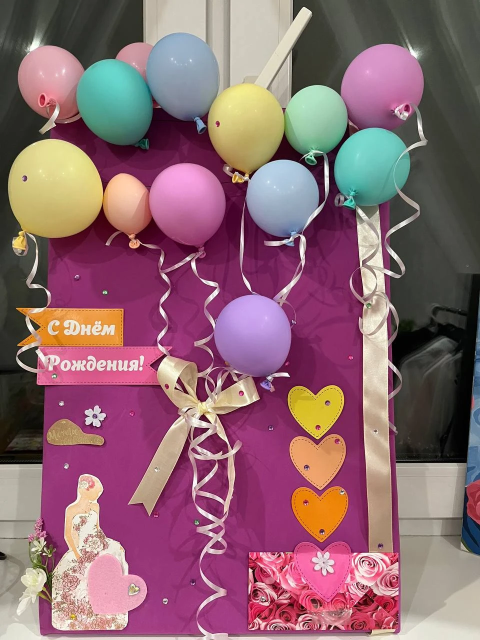
#> input picture assets/gift.webp, 960 x 1280 px (shown at 1/2 size)
$ python make_reel.py
#> lines starting #> are read from the running program, lines starting #| are printed output that depends on the picture; after the words box and inside, x2 and y2 are one past the last pixel; in counts of white or black regions, pixels touching at a corner belong together
"""Собирает вертикальный Reels (1080x1920, 30 fps) из одной фотографии подарка.

Запуск:  python3 make_reel.py  ->  output/gift_reel.mp4
Зависимости: pip install pillow numpy imageio-ffmpeg
"""
import math
import os
import random
import subprocess

import imageio_ffmpeg
import music
import numpy as np
from PIL import Image, ImageDraw, ImageFilter, ImageFont

ROOT = os.path.dirname(os.path.abspath(__file__))
SRC = os.path.join(ROOT, "assets", "gift.webp")
OUT = os.path.join(ROOT, "output", "gift_reel.mp4")

W, H, FPS = 1080, 1920, 30
FONT_BOLD = "/usr/share/fonts/truetype/dejavu/DejaVuSans-Bold.ttf"
FONT_SERIF = "/usr/share/fonts/truetype/dejavu/DejaVuSerif-Bold.ttf"

PINK = (236, 72, 153)
PURPLE = (147, 51, 234)
PASTEL = [(255, 214, 232), (200, 230, 255), (255, 245, 180), (190, 250, 225),
          (230, 205, 255), (255, 220, 190)]

photo = Image.open(SRC).convert("RGB")
#> photo is the input picture: PIL image 960x1280 RGB; mean R, G, B 140.6, 102.5, 112.2
PW, PH = photo.size
#> PW = 960; PH = 1280
ASPECT = W / H

random.seed(7)


# ---------- helpers ----------
def clamp(v, a, b):
    return max(a, min(b, v))


def ease_io(t):
    t = clamp(t, 0, 1)
    return t * t * (3 - 2 * t)


# [4 lines left out: function ease_out_back, not called in this run]


def lerp(a, b, t):
    return a + (b - a) * t


# [7 lines left out: function crop_frame, not called in this run]


# Фон для финальной сцены: размытое фото на весь экран + фото целиком по центру
_bg = photo.resize((W, int(W / PW * PH * 1.5)), Image.BICUBIC)
_bg = _bg.crop((0, (_bg.height - H) // 2, W, (_bg.height - H) // 2 + H))
#> _bg: PIL image 1080x1920 RGB
BLUR_BG = Image.blend(_bg.filter(ImageFilter.GaussianBlur(40)),
                      Image.new("RGB", (W, H), (60, 10, 70)), 0.45)
FULL_W = 820
FULL = photo.resize((FULL_W, int(FULL_W / PW * PH)), Image.LANCZOS)


def rounded_card(img, radius=36, border=10):
#> called with radius = 36, border = 10
    w, h = img.size
#> w = 820; h = 1093
    card = Image.new("RGBA", (w + 2 * border, h + 2 * border), (0, 0, 0, 0))
#> card: PIL image 840x1113 RGBA; every value is 0
    m = Image.new("L", card.size, 0)
#> m: PIL image 840x1113 L; every value is 0
    ImageDraw.Draw(m).rounded_rectangle((0, 0, *card.size), radius + border, fill=255)
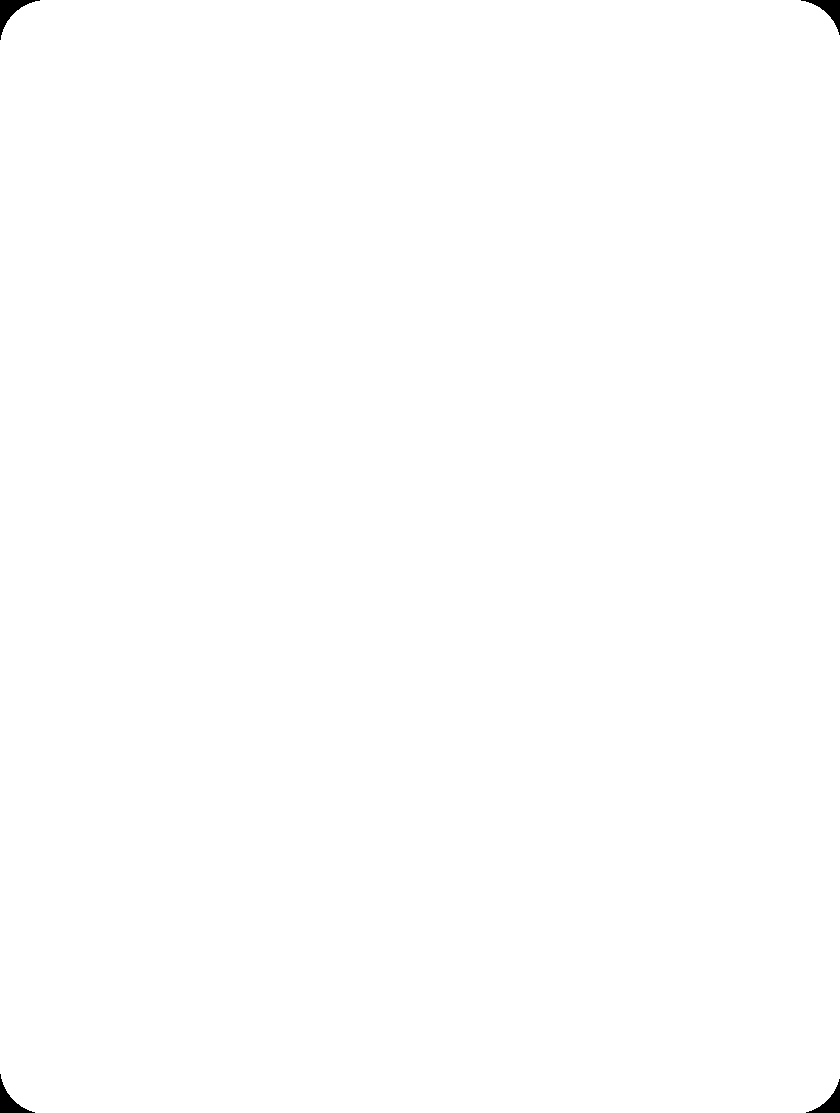
#> m: PIL image 840x1113 L; 99.8% white; 4 black regions, box (x1, y1, x2, y2) and area: (0, 0, 40, 40) 470, (801, 0, 840, 35) 430, (0, 1074, 35, 1113) 430, (806, 1079, 840, 1113) 391
    card.paste((255, 255, 255, 255), (0, 0), m)
    im = Image.new("L", img.size, 0)
#> im: PIL image 820x1093 L; every value is 0
    ImageDraw.Draw(im).rounded_rectangle((0, 0, w, h), radius, fill=255)
#> im: PIL image 820x1093 L; 99.9% white; 4 black regions, box (x1, y1, x2, y2) and area: (0, 0, 31, 31) 287, (790, 0, 820, 26) 256, (0, 1063, 26, 1093) 256, (795, 1068, 820, 1093) 226
    card.paste(img, (border, border), im)
    return card


FULL_CARD = rounded_card(FULL)
_sh = Image.new("RGBA", (FULL_CARD.width + 120, FULL_CARD.height + 120), (0, 0, 0, 0))
#> _sh: PIL image 960x1233 RGBA; every value is 0
_sh.paste((0, 0, 0, 150), (60, 75), FULL_CARD.split()[3])
FULL_SHADOW = _sh.filter(ImageFilter.GaussianBlur(30))


# [10 lines left out: function final_scene, not called in this run]


# ---------- text ----------
_font_cache = {}


def font(path, size):
    key = (path, size)
    if key not in _font_cache:
        _font_cache[key] = ImageFont.truetype(path, size)
    return _font_cache[key]


def text_badge(lines, size=64, fill=PINK, fg=(255, 255, 255), path=FONT_BOLD, pad=(44, 26)):
    f = font(path, size)
    d = ImageDraw.Draw(Image.new("L", (1, 1)))
    boxes = [d.textbbox((0, 0), ln, font=f) for ln in lines]
    lh = int(size * 1.22)
    tw = max(b[2] - b[0] for b in boxes)
    bw, bh = tw + 2 * pad[0], lh * len(lines) + 2 * pad[1]
    img = Image.new("RGBA", (bw + 40, bh + 40), (0, 0, 0, 0))
    sh = Image.new("RGBA", img.size, (0, 0, 0, 0))
    ImageDraw.Draw(sh).rounded_rectangle((20, 28, 20 + bw, 28 + bh), 34, fill=(0, 0, 0, 110))
    img = Image.alpha_composite(img, sh.filter(ImageFilter.GaussianBlur(10)))
    dr = ImageDraw.Draw(img)
    dr.rounded_rectangle((20, 20, 20 + bw, 20 + bh), 34, fill=fill + (255,))
    for i, (ln, b) in enumerate(zip(lines, boxes)):
        x = 20 + (bw - (b[2] - b[0])) / 2 - b[0]
        y = 20 + pad[1] + i * lh + (lh - size) / 2 - b[1] * 0.35
        dr.text((x, y), ln, font=f, fill=fg)
    return img


# [23 lines left out: functions place, star, not called in this run]


SPARKS = [(random.uniform(0, W), random.uniform(0, H), random.uniform(10, 26),
           random.uniform(0, 6.28), random.uniform(2, 4.5)) for _ in range(28)]
CONFETTI = [dict(x=random.uniform(0, W), y=random.uniform(-H, 0), vy=random.uniform(380, 700),
                 sw=random.uniform(20, 60), ph=random.uniform(0, 6.28), rot=random.uniform(2, 7),
                 col=random.choice(PASTEL + [PINK, (255, 255, 255)]), sz=random.uniform(14, 26))
            for _ in range(90)]


# [15 lines left out: function overlay_particles, not called in this run]


def vignette():
    y, x = np.ogrid[:H, :W]
    r = np.sqrt(((x - W / 2) / (W / 2)) ** 2 + ((y - H / 2) / (H / 2)) ** 2)
    m = np.clip((r - 0.75) / 0.7, 0, 1) * 150
    return Image.fromarray(m.astype(np.uint8), "L")


VIG = vignette()
BLACK = Image.new("RGB", (W, H), (20, 0, 25))
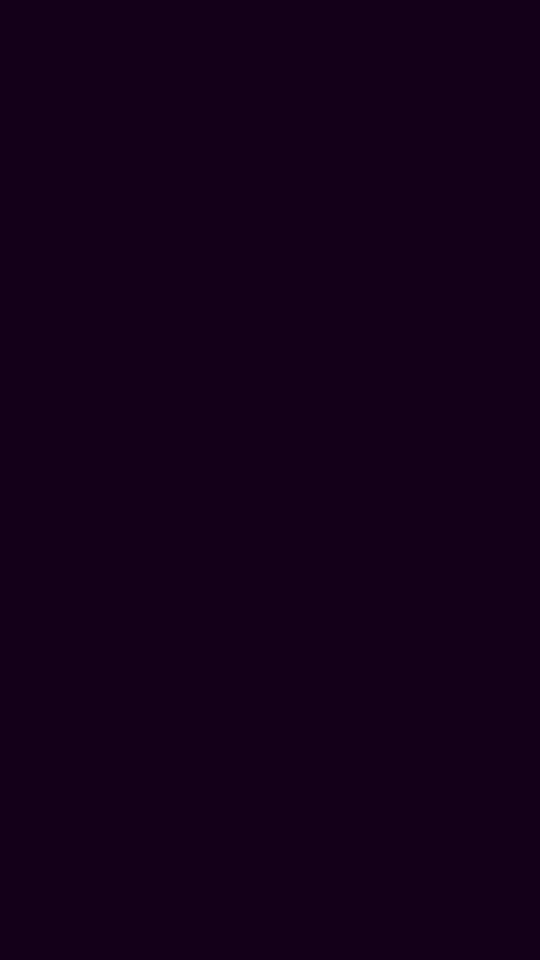
#> BLACK: PIL image 1080x1920 RGB (shown at 1/2 size); mean R, G, B 20, 0, 25

# ---------- scenario ----------
# (длительность, камера start (cx,cy,h), камера end, тексты)
# Длительности кратны долям музыки: смены сцен попадают на сильные доли.
B = music.BEAT
SCENES = [
    # 1. Хук: крупно шарики, отъезд
    (7 * B, (470, 330, 560), (480, 470, 900),
     [(["Этот подарок", "не купить в магазине"], 70, PINK, 0.25, 1060)]),
    # 2. Надпись и бант
    (6 * B, (230, 690, 600), (360, 860, 720),
     [(["Ручная работа"], 72, PURPLE, 0.2, 330),
      (["каждая деталь — с любовью"], 50, (255, 255, 255), 0.7, 470)]),
    # 3. Сердечки, девушка, конверт
    (6 * B, (620, 880, 620), (430, 1050, 760),
     [(["Под любой повод", "и любимые цвета"], 62, PINK, 0.2, 360)]),
]
FINAL_DUR = (music.TOTAL_BEATS - music.FINAL_BEAT) * B
assert abs(sum(x[0] for x in SCENES) - music.FINAL_BEAT * B) < 1e-9


def cam(a, b, t):
    e = ease_io(t)
    return crop_frame(lerp(a[0], b[0], e), lerp(a[1], b[1], e), lerp(a[2], b[2], e))


def build_badges():
    out = []
    for dur, a, b, texts in SCENES:
        items = []
        for lines, size, col, t_in, y in texts:
            if col == (255, 255, 255):
                bd = text_badge(lines, size, fill=(255, 255, 255), fg=PURPLE)
            else:
                bd = text_badge(lines, size, fill=col)
            items.append((bd, t_in, y))
        out.append(items)
#> this loop made 3 passes
#> after the loop, out = 3 items
    return out


BADGES = build_badges()
#> BADGES = 3 items
FINAL_TOP = text_badge(["Идеальный подарок", "на день рождения"], 66, fill=PINK)
#> in text_badge (call 5), `img = Image.new("RGBA", (bw + 40, bh + 40), (0, 0, 0, 0))`: img: PIL image 917x252 RGBA; every value is 0
#> in text_badge (call 5), `ImageDraw.Draw(sh).rounded_rectangle((20, 28, 20 + bw, 28 + bh), 34, f..`:
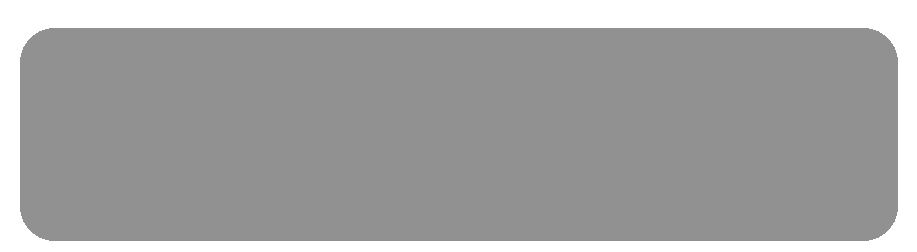
#> sh: PIL image 917x252 RGBA; mean R, G, B, A 0, 0, 0, 88.5; transparent parts drawn white
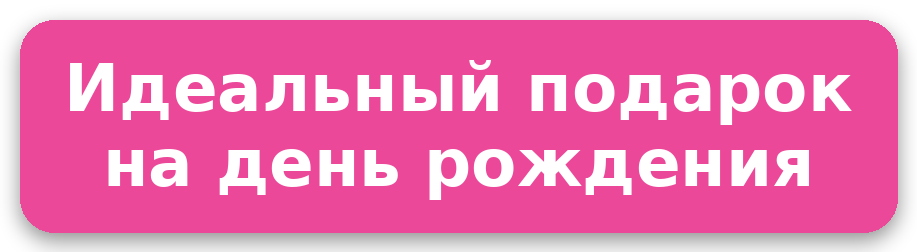
#> FINAL_TOP: PIL image 917x252 RGBA; mean R, G, B, A 192.5, 82.5, 136.8, 210; transparent parts drawn white
FINAL_CTA = text_badge(["Хочешь такой же?", "Пиши в Директ ✉"], 60, fill=(255, 255, 255), fg=PURPLE)
#> in text_badge (call 6), `img = Image.new("RGBA", (bw + 40, bh + 40), (0, 0, 0, 0))`: img: PIL image 775x238 RGBA; every value is 0
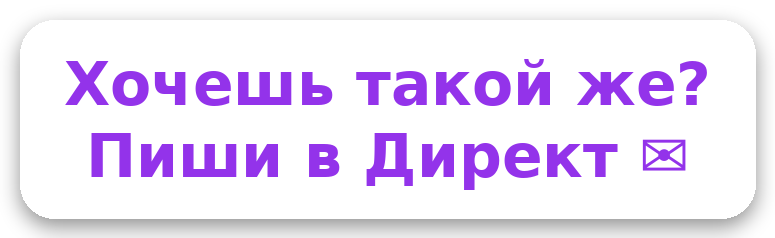
#> FINAL_CTA: PIL image 775x238 RGBA; mean R, G, B, A 188, 176.4, 198.5, 206.2; transparent parts drawn white
FINAL_TAG = text_badge(["на заказ • любой дизайн"], 42, fill=PURPLE, pad=(34, 16))
#> in text_badge (call 7), `img = Image.new("RGBA", (bw + 40, bh + 40), (0, 0, 0, 0))`: img: PIL image 718x123 RGBA; every value is 0
#> in text_badge (call 7), `img = Image.alpha_composite(img, sh.filter(ImageFilter.GaussianBlur(10..`:
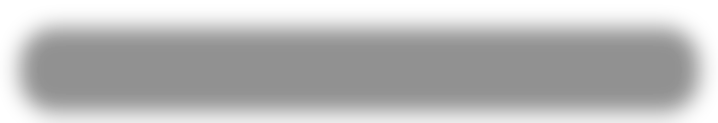
#> img: PIL image 718x123 RGBA; mean R, G, B, A 0, 0, 0, 69.3; transparent parts drawn white
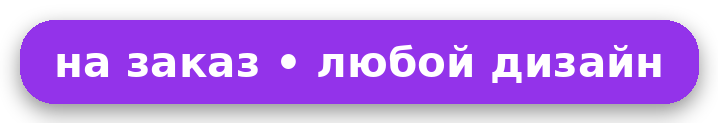
#> FINAL_TAG: PIL image 718x123 RGBA; mean R, G, B, A 102.3, 49.5, 150.1, 170.6; transparent parts drawn white


def render():
    os.makedirs(os.path.dirname(OUT), exist_ok=True)
    ff = imageio_ffmpeg.get_ffmpeg_exe()
    cmd = [ff, "-y", "-loglevel", "error", "-f", "rawvideo", "-pix_fmt", "rgb24", "-s", f"{W}x{H}",
           "-r", str(FPS), "-i", "-",
           "-i", music.write_wav(os.path.join(os.path.dirname(OUT), "music.wav")),
           "-shortest", "-c:v", "libx264", "-preset", "slow", "-crf", "18", "-pix_fmt", "yuv420p",
           "-c:a", "aac", "-b:a", "192k", "-movflags", "+faststart", OUT]
    proc = subprocess.Popen(cmd, stdin=subprocess.PIPE)

    total = sum(s[0] for s in SCENES) + FINAL_DUR
    n = int(total * FPS)
    starts = np.cumsum([0] + [s[0] for s in SCENES])
    for i in range(n):
        T = i / FPS
        if T < starts[-1]:
            k = int(np.searchsorted(starts, T, side="right") - 1)
            dur, a, b, _ = SCENES[k]
            t = T - starts[k]
            frame = cam(a, b, t / dur)
            frame = Image.composite(BLACK, frame, VIG)
            overlay_particles(frame, T)
            for bd, t_in, y in BADGES[k]:
                place(frame, bd, W / 2, y, t_in, t, dur - 0.1)
            flash = max(0.0, 1 - t / 0.18) if k > 0 else 0.0
        else:
            t = T - starts[-1]
            frame = final_scene(t)
            overlay_particles(frame, T, confetti_t=t - 0.2)
            place(frame, FINAL_TOP, W / 2, 230, 0.35, t)
            place(frame, FINAL_TAG, W / 2, 1830, 1.1, t)
            place(frame, FINAL_CTA, W / 2, 1665, 1.6, t)
            flash = max(0.0, 1 - t / 0.25)
        if T < 0.2:  # мягкий вход из белого
            flash = max(flash, 1 - T / 0.2)
        if flash > 0:
            frame = Image.blend(frame, Image.new("RGB", (W, H), (255, 255, 255)), flash * 0.85)
        proc.stdin.write(frame.tobytes())
    proc.stdin.close()
    proc.wait()
    print("saved", OUT, f"{total:.1f}s")


if __name__ == "__main__":
    render()
#> (the call stopped at in render, `ff = imageio_ffmpeg.get_ffmpeg_exe()`: imageio_ffmpeg is not available in this run)

$ run again, with assets/robot_2.jpg saved as assets/gift.webp
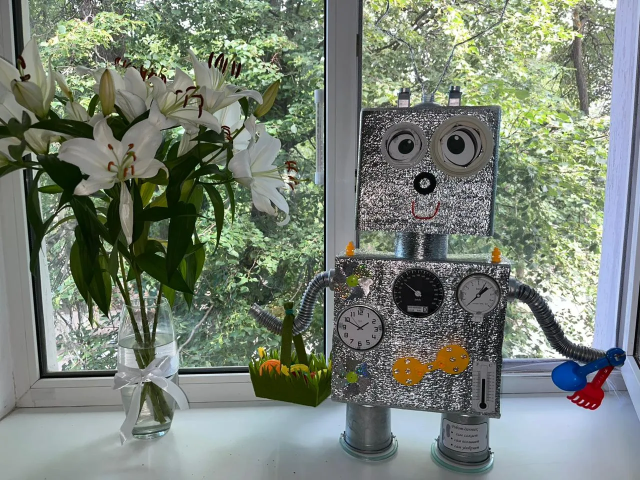
#> input picture assets/robot_2.jpg, 1280 x 960 px (shown at 1/2 size)
#> photo is the input picture: PIL image 1280x960 RGB; mean R, G, B 120.4, 130, 117.8
#> in rounded_card, `card.paste(img, (border, border), im)`:
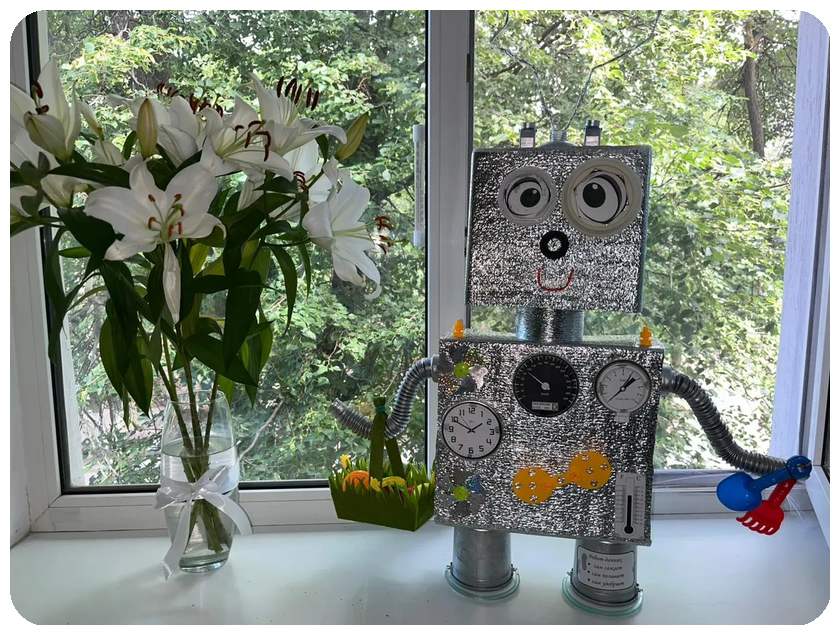
#> card: PIL image 840x635 RGBA; mean R, G, B, A 127.1, 136.2, 124.6, 254.2; transparent parts drawn white
#> `FULL_SHADOW = _sh.filter(ImageFilter.GaussianBlur(30))`:
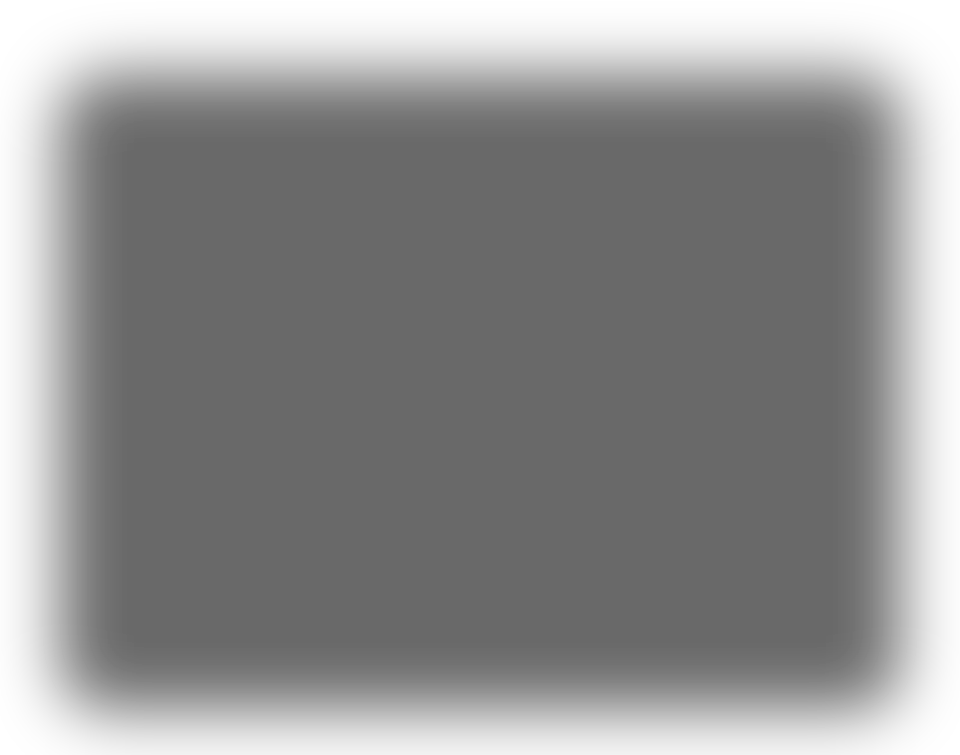
#> FULL_SHADOW: PIL image 960x755 RGBA; mean R, G, B, A 0, 0, 0, 109.9; transparent parts drawn white
#> the loop in build_badges, `for dur, a, b, texts in SCENES:` made 3 passes
#> after the loop in build_badges, `for dur, a, b, texts in SCENES:`: out = 3 items
#> sh: PIL image 775x238 RGBA
#> sh: PIL image 718x123 RGBA
